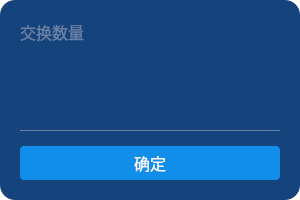
<?xml version="1.0" encoding="UTF-8"?>
<ui version="4.0">
 <class>ChangeNumWidget</class>
 <widget class="QWidget" name="ChangeNumWidget">
  <property name="geometry">
   <rect>
    <x>0</x>
    <y>0</y>
    <width>300</width>
    <height>200</height>
   </rect>
  </property>
  <property name="windowTitle">
   <string>ChangeNumWidget</string>
  </property>
  <property name="styleSheet">
   <string notr="true">QWidget#ChangeNumWidget
{
background-color: rgba(0,0,0,0);
}</string>
  </property>
  <widget class="QWidget" name="backWidget" native="true">
   <property name="geometry">
    <rect>
     <x>0</x>
     <y>0</y>
     <width>300</width>
     <height>200</height>
    </rect>
   </property>
   <property name="styleSheet">
    <string notr="true">QWidget#backWidget
{
background-color: #15447c;
border: none;
border-radius: 15px;
}</string>
   </property>
   <layout class="QVBoxLayout" name="verticalLayout">
    <property name="spacing">
     <number>15</number>
    </property>
    <property name="leftMargin">
     <number>20</number>
    </property>
    <property name="topMargin">
     <number>20</number>
    </property>
    <property name="rightMargin">
     <number>20</number>
    </property>
    <property name="bottomMargin">
     <number>20</number>
    </property>
    <item>
     <widget class="QLabel" name="label_1">
      <property name="sizePolicy">
       <sizepolicy hsizetype="Preferred" vsizetype="Expanding">
        <horstretch>0</horstretch>
        <verstretch>0</verstretch>
       </sizepolicy>
      </property>
      <property name="maximumSize">
       <size>
        <width>16777215</width>
        <height>16777215</height>
       </size>
      </property>
      <property name="font">
       <font>
        <family>微软雅黑</family>
        <pointsize>12</pointsize>
       </font>
      </property>
      <property name="styleSheet">
       <string notr="true">QLabel#label_1
{
color: #6a82a5;
background-color: rgba(0,0,0, 0);
}</string>
      </property>
      <property name="text">
       <string>交换数量</string>
      </property>
      <property name="alignment">
       <set>Qt::AlignLeading|Qt::AlignLeft|Qt::AlignTop</set>
      </property>
     </widget>
    </item>
    <item>
     <widget class="QWidget" name="midWidget" native="true">
      <property name="sizePolicy">
       <sizepolicy hsizetype="Preferred" vsizetype="Expanding">
        <horstretch>0</horstretch>
        <verstretch>0</verstretch>
       </sizepolicy>
      </property>
      <property name="styleSheet">
       <string notr="true">QWidget#midWidget
{
background-color: rgba(0,0,0, 0);
border: none;
border-bottom: 1px solid #6a82a5;
}</string>
      </property>
      <layout class="QHBoxLayout" name="horizontalLayout">
       <item>
        <widget class="QLabel" name="coinLabel">
         <property name="minimumSize">
          <size>
           <width>40</width>
           <height>40</height>
          </size>
         </property>
         <property name="maximumSize">
          <size>
           <width>40</width>
           <height>40</height>
          </size>
         </property>
         <property name="styleSheet">
          <string notr="true">QLabel#coinLabel
{
background-color: rgba(0,0,0,0);
border-image: url(:/ewallet/Resources/ewallet/balance.png);
}</string>
         </property>
         <property name="text">
          <string/>
         </property>
        </widget>
       </item>
       <item>
        <widget class="QLineEdit" name="lineEdit">
         <property name="sizePolicy">
          <sizepolicy hsizetype="Expanding" vsizetype="Expanding">
           <horstretch>0</horstretch>
           <verstretch>0</verstretch>
          </sizepolicy>
         </property>
         <property name="font">
          <font>
           <family>微软雅黑</family>
           <pointsize>18</pointsize>
          </font>
         </property>
         <property name="contextMenuPolicy">
          <enum>Qt::NoContextMenu</enum>
         </property>
         <property name="styleSheet">
          <string notr="true">QLineEdit
{
border: none;
color: white;
background-color: rgba(0,0,0, 0);
}</string>
         </property>
         <property name="inputMask">
          <string/>
         </property>
         <property name="text">
          <string/>
         </property>
         <property name="alignment">
          <set>Qt::AlignCenter</set>
         </property>
        </widget>
       </item>
      </layout>
     </widget>
    </item>
    <item>
     <widget class="QPushButton" name="enterBtn">
      <property name="sizePolicy">
       <sizepolicy hsizetype="Minimum" vsizetype="Expanding">
        <horstretch>0</horstretch>
        <verstretch>0</verstretch>
       </sizepolicy>
      </property>
      <property name="font">
       <font>
        <family>微软雅黑</family>
        <pointsize>12</pointsize>
       </font>
      </property>
      <property name="cursor">
       <cursorShape>PointingHandCursor</cursorShape>
      </property>
      <property name="styleSheet">
       <string notr="true">QPushButton#enterBtn
{
color: white;
border: none;
background-color: #108ee9;
border-radius: 4px;
}</string>
      </property>
      <property name="text">
       <string>确定</string>
      </property>
     </widget>
    </item>
   </layout>
  </widget>
 </widget>
 <layoutdefault spacing="6" margin="11"/>
 <resources>
  <include location="../../OpenPlanet/openplanet.qrc"/>
 </resources>
 <connections/>
</ui>
